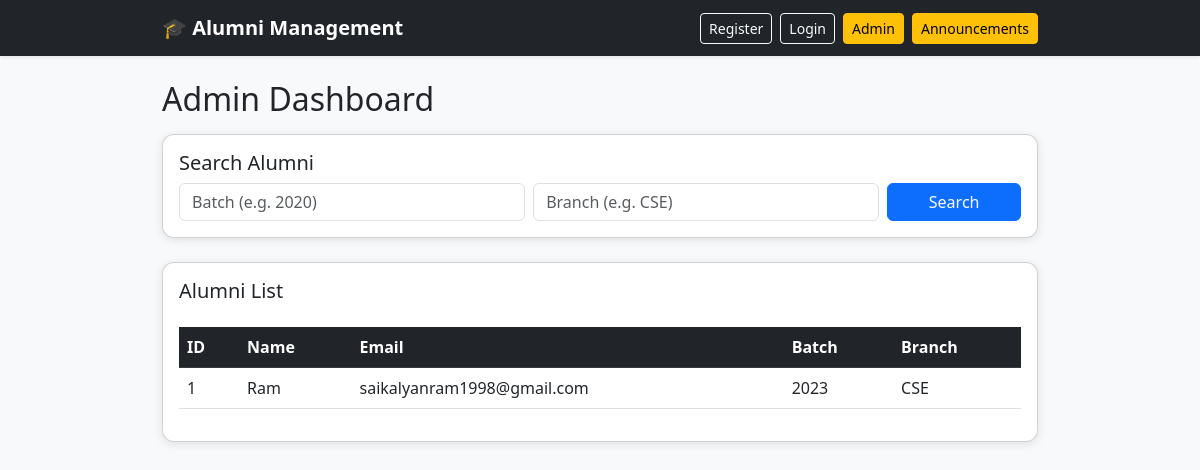
The page /admin-dashboard (signed in) on the database as committed earlier.
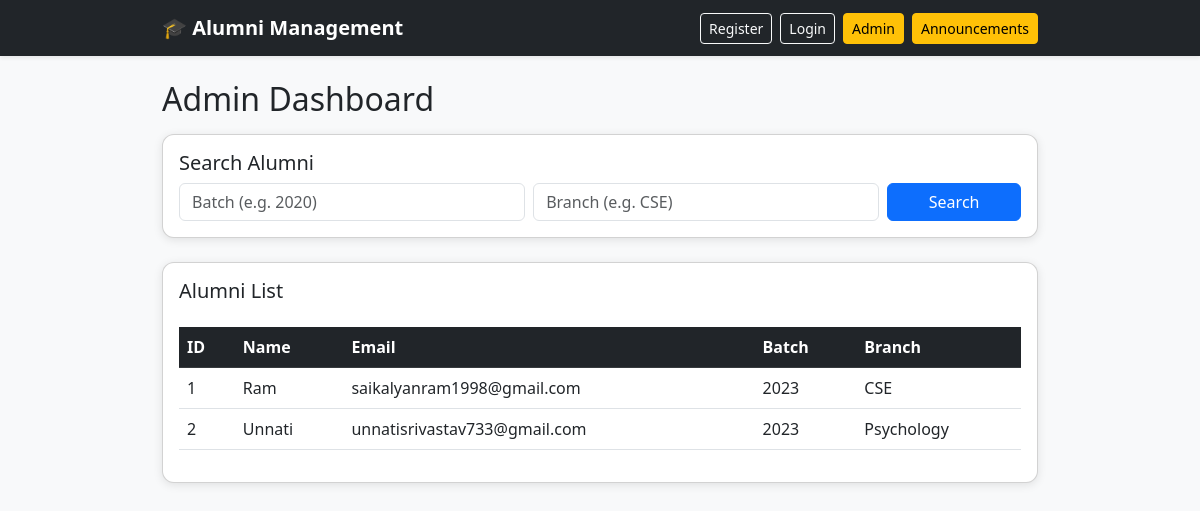
The same page on the database as committed later.
### tables this page shows
CREATE TABLE alumni (
                        id INTEGER PRIMARY KEY AUTOINCREMENT,
                        name TEXT,
                        email TEXT UNIQUE,
                        password TEXT,
                        batch TEXT,
                        branch TEXT
                    );

### app.py (the view, shortened to what this page needs)
@app.route("/admin-dashboard", methods=["GET", "POST"])
def admin_dashboard():
    if "admin" not in session:
        return redirect(url_for("admin_login"))
    conn = sqlite3.connect("database.db")
    cursor = conn.cursor()
    query = "SELECT * FROM alumni"
    filters = []
    params = []
    cursor.execute(query, params)
    alumni_list = cursor.fetchall()
    conn.close()
    return render_template("admin_dashboard.html", alumni_list=alumni_list)

### templates/admin_dashboard.html
{% extends "base.html" %}
{% block content %}
<h2 class="mb-3">Admin Dashboard</h2>
<div class="card p-3 mb-4">
    <h5>Search Alumni</h5>
    <form method="POST" class="row g-2">
        <div class="col-md-5">
            <input type="text" name="batch" placeholder="Batch (e.g. 2020)" class="form-control">
        </div>
        <div class="col-md-5">
            <input type="text" name="branch" placeholder="Branch (e.g. CSE)" class="form-control">
        </div>
        <div class="col-md-2">
            <button type="submit" class="btn btn-primary w-100">Search</button>
        </div>
    </form>
</div>
<div class="card p-3">
    <h5>Alumni List</h5>
    <table class="table table-hover mt-3">
        <thead class="table-dark">
            <tr>
                <th>ID</th>
                <th>Name</th>
                <th>Email</th>
                <th>Batch</th>
                <th>Branch</th>
            </tr>
        </thead>
        <tbody>
            {% for alumni in alumni_list %}
            <tr>
                <td>{{ alumni[0] }}</td>
                <td>{{ alumni[1] }}</td>
                <td>{{ alumni[2] }}</td>
                <td>{{ alumni[4] }}</td>
                <td>{{ alumni[5] }}</td>
            </tr>
            {% endfor %}
        </tbody>
    </table>
</div>
{% endblock %}

Rows that differ between the two databases and show on the page:
added alumni: id "2", name "Unnati", email "unnatisrivastav733@gmail.com", batch "2023", branch "Psychology"
